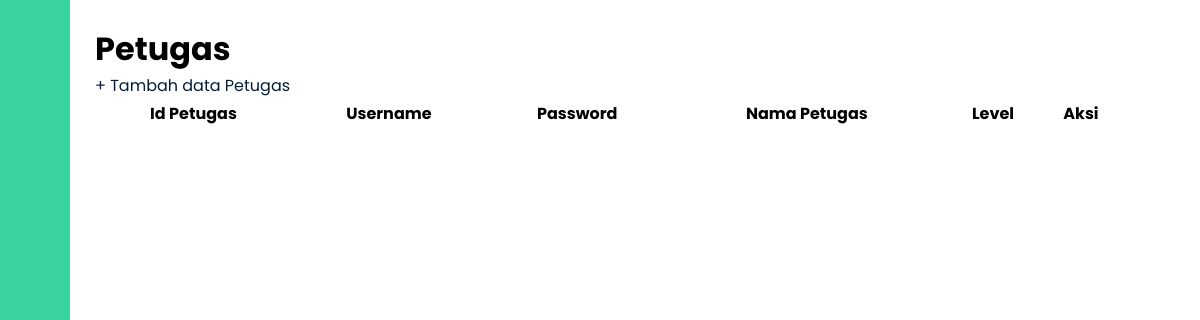
Page /petugas/index.php on the earlier database version.
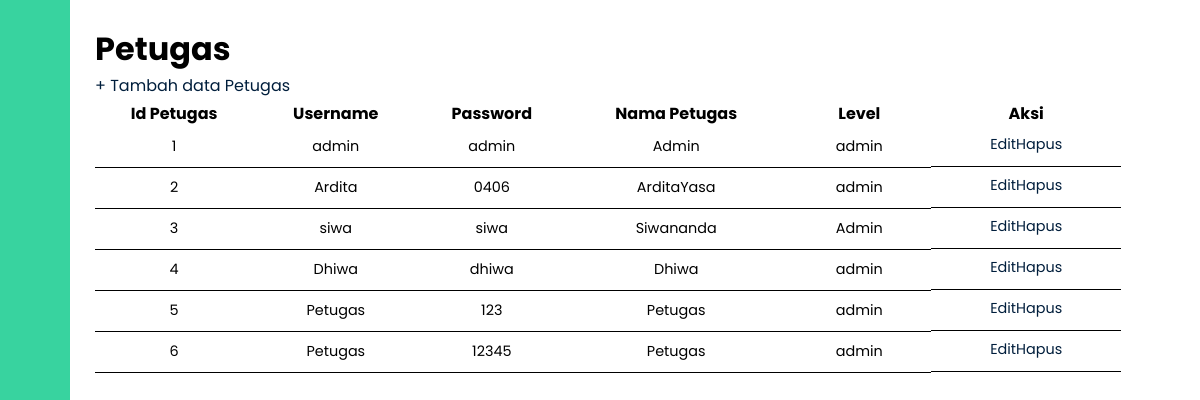
Same page on the later database version.
### tables this page shows
CREATE TABLE `petugas` (
  `id_petugas` int(11) NOT NULL,
  `username` varchar(25) NOT NULL,
  `password` varchar(60) NOT NULL,
  `nama_petugas` varchar(35) NOT NULL,
  `level` varchar(12) NOT NULL
);

### petugas/index.php (the view, shortened to what this page needs)
<?php
require_once '../templates/header.php';
?>
<div class="main-content">
    <h1>Petugas</h1>
    <a href="tambah.php" class="anchor">+ Tambah data Petugas</a>
    <table>
        <tr>
            <th>Id Petugas</th>
            <th>Username</th>
            <th>Password</th>
            <th>Nama Petugas</th>
            <th>Level</th>
            <th>Aksi</th>
        </tr>
        <tbody>
            <?php
            $query = "SELECT * FROM petugas";
            $result = mysqli_query($conn, $query);
            while ($row = mysqli_fetch_assoc($result)) {
            ?>
                <tr>
                    <td><?php echo $row['id_petugas'] ?></td>
                    <td><?php echo $row['username'] ?></td>
                    <td><?php echo $row['password'] ?></td>
                    <td><?php echo $row['nama_petugas'] ?></td>
                    <td><?php echo $row['level'] ?></td>
                    <td style="display: flex; justify-content: center;">
                        <a class="anchor" href="edit.php?id_petugas=<?= $row['id_petugas']; ?>">Edit </a>
                        <a class="anchor" href="delete.php?id_petugas=<?php echo $row['id_petugas']; ?>" onclick="return confirm ('apakah anda yakin?')">Hapus</a>
                    </td>
                </tr>
            <?php
            }
            ?>
        </tbody>
    </table>
</div>
<?php
require_once '../templates/footer.php';
?>

Differences in the rows shown:
added petugas: id_petugas "1", username "admin", password "admin", nama_petugas "Admin", level "admin"
added petugas: id_petugas "2", username "Ardita", password "0406", nama_petugas "ArditaYasa", level "admin"
added petugas: id_petugas "3", username "siwa", password "siwa", nama_petugas "Siwananda", level "Admin"
added petugas: id_petugas "4", username "Dhiwa", password "dhiwa", nama_petugas "Dhiwa", level "admin"
added petugas: id_petugas "5", username "Petugas", password "123", nama_petugas "Petugas", level "admin"
added petugas: id_petugas "6", username "Petugas", password "12345", nama_petugas "Petugas", level "admin"
